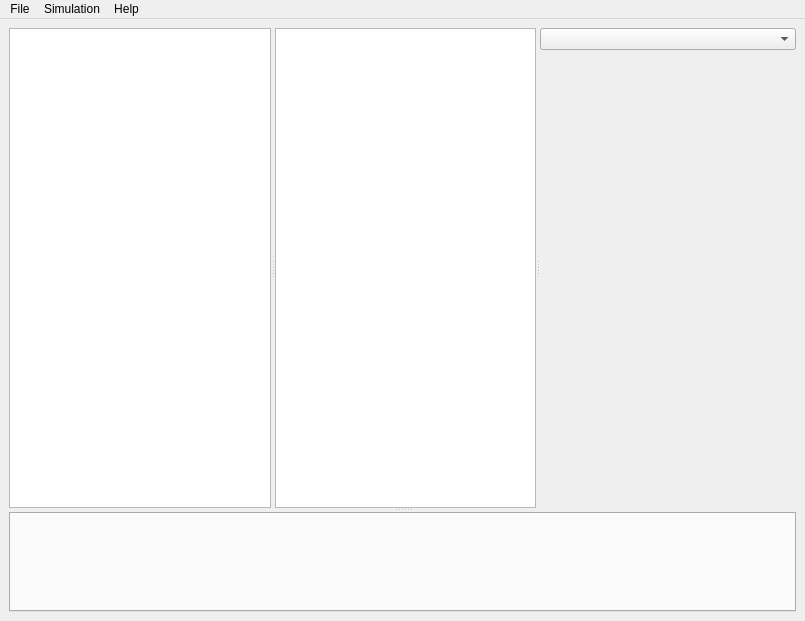
<?xml version="1.0" encoding="UTF-8"?>
<ui version="4.0">
 <class>MainWindow</class>
 <widget class="QMainWindow" name="MainWindow">
  <property name="geometry">
   <rect>
    <x>0</x>
    <y>0</y>
    <width>805</width>
    <height>621</height>
   </rect>
  </property>
  <property name="minimumSize">
   <size>
    <width>400</width>
    <height>450</height>
   </size>
  </property>
  <property name="windowTitle">
   <string>MainWindow</string>
  </property>
  <widget class="QWidget" name="centralwidget">
   <layout class="QVBoxLayout" name="verticalLayout">
    <item>
     <widget class="QSplitter" name="firstSplitter">
      <property name="orientation">
       <enum>Qt::Vertical</enum>
      </property>
      <widget class="QWidget" name="widget" native="true">
       <property name="sizePolicy">
        <sizepolicy hsizetype="Expanding" vsizetype="Expanding">
         <horstretch>0</horstretch>
         <verstretch>0</verstretch>
        </sizepolicy>
       </property>
       <property name="minimumSize">
        <size>
         <width>300</width>
         <height>0</height>
        </size>
       </property>
       <layout class="QVBoxLayout" name="verticalLayout_2">
        <item>
         <widget class="QSplitter" name="secondSplitter">
          <property name="orientation">
           <enum>Qt::Horizontal</enum>
          </property>
          <widget class="NodeTreeView" name="treeView">
           <property name="sizePolicy">
            <sizepolicy hsizetype="Expanding" vsizetype="Preferred">
             <horstretch>0</horstretch>
             <verstretch>0</verstretch>
            </sizepolicy>
           </property>
          </widget>
          <widget class="QGraphicsView" name="view">
           <property name="sizePolicy">
            <sizepolicy hsizetype="Expanding" vsizetype="Expanding">
             <horstretch>0</horstretch>
             <verstretch>0</verstretch>
            </sizepolicy>
           </property>
           <property name="minimumSize">
            <size>
             <width>0</width>
             <height>0</height>
            </size>
           </property>
          </widget>
          <widget class="QWidget" name="deviceInterfaceWidgets" native="true">
           <layout class="QVBoxLayout" name="verticalLayout_6">
            <item>
             <widget class="QComboBox" name="deviceInterfaceComboBox"/>
            </item>
            <item>
             <widget class="QWidget" name="deviceInterfaceComponents" native="true">
              <property name="sizePolicy">
               <sizepolicy hsizetype="Fixed" vsizetype="MinimumExpanding">
                <horstretch>0</horstretch>
                <verstretch>0</verstretch>
               </sizepolicy>
              </property>
              <property name="minimumSize">
               <size>
                <width>250</width>
                <height>250</height>
               </size>
              </property>
              <property name="maximumSize">
               <size>
                <width>250</width>
                <height>16777215</height>
               </size>
              </property>
             </widget>
            </item>
           </layout>
          </widget>
         </widget>
        </item>
       </layout>
      </widget>
      <widget class="QTabWidget" name="debugMessagesTabWidget">
       <property name="sizePolicy">
        <sizepolicy hsizetype="Expanding" vsizetype="MinimumExpanding">
         <horstretch>0</horstretch>
         <verstretch>0</verstretch>
        </sizepolicy>
       </property>
       <property name="minimumSize">
        <size>
         <width>0</width>
         <height>100</height>
        </size>
       </property>
       <property name="currentIndex">
        <number>-1</number>
       </property>
      </widget>
     </widget>
    </item>
   </layout>
  </widget>
  <widget class="QMenuBar" name="menubar">
   <property name="geometry">
    <rect>
     <x>0</x>
     <y>0</y>
     <width>805</width>
     <height>30</height>
    </rect>
   </property>
   <widget class="QMenu" name="menuFile">
    <property name="title">
     <string>File</string>
    </property>
    <widget class="QMenu" name="menuImportData">
     <property name="title">
      <string>Import Data</string>
     </property>
     <addaction name="actionImportScenario"/>
     <addaction name="actionImportShip"/>
     <addaction name="actionImportController"/>
     <addaction name="actionImportImage"/>
     <addaction name="actionImportObject"/>
    </widget>
    <widget class="QMenu" name="menuOpenFile">
     <property name="title">
      <string>Open File</string>
     </property>
     <addaction name="actionOpenScenario"/>
     <addaction name="actionOpenShip"/>
     <addaction name="actionOpenController"/>
     <addaction name="actionOpenImage"/>
     <addaction name="actionOpenObject"/>
    </widget>
    <addaction name="actionLoadScenario"/>
    <addaction name="separator"/>
    <addaction name="menuOpenFile"/>
    <addaction name="separator"/>
    <addaction name="actionImportPackage"/>
    <addaction name="menuImportData"/>
   </widget>
   <widget class="QMenu" name="menuSettings">
    <property name="title">
     <string>Simulation</string>
    </property>
    <addaction name="actionSimulationAutoRestart"/>
    <addaction name="actionFitAllOnStart"/>
   </widget>
   <widget class="QMenu" name="menuHelp">
    <property name="title">
     <string>Help</string>
    </property>
    <addaction name="actionHelpHandbook"/>
   </widget>
   <addaction name="menuFile"/>
   <addaction name="menuSettings"/>
   <addaction name="menuHelp"/>
  </widget>
  <action name="actionLoadScenario">
   <property name="text">
    <string>Load Scenario</string>
   </property>
  </action>
  <action name="actionImportScenario">
   <property name="text">
    <string>Scenario</string>
   </property>
  </action>
  <action name="actionImportShip">
   <property name="text">
    <string>Ship</string>
   </property>
  </action>
  <action name="actionImportController">
   <property name="text">
    <string>Controller</string>
   </property>
  </action>
  <action name="actionImportPackage">
   <property name="text">
    <string>Import Package</string>
   </property>
  </action>
  <action name="actionImportImage">
   <property name="text">
    <string>Image</string>
   </property>
  </action>
  <action name="actionOpenScenario">
   <property name="text">
    <string>Scenario</string>
   </property>
  </action>
  <action name="actionOpenShip">
   <property name="text">
    <string>Ship</string>
   </property>
  </action>
  <action name="actionOpenController">
   <property name="text">
    <string>Controller</string>
   </property>
  </action>
  <action name="actionOpenImage">
   <property name="text">
    <string>Image</string>
   </property>
  </action>
  <action name="actionOpenObject">
   <property name="text">
    <string>Object</string>
   </property>
  </action>
  <action name="actionImportObject">
   <property name="text">
    <string>Object</string>
   </property>
  </action>
  <action name="actionSimulationAutoRestart">
   <property name="checkable">
    <bool>true</bool>
   </property>
   <property name="text">
    <string>Auto Restart</string>
   </property>
  </action>
  <action name="actionFitAllOnStart">
   <property name="checkable">
    <bool>true</bool>
   </property>
   <property name="text">
    <string>Fit all on start</string>
   </property>
  </action>
  <action name="actionHelpHandbook">
   <property name="text">
    <string>Handbook</string>
   </property>
  </action>
 </widget>
 <customwidgets>
  <customwidget>
   <class>NodeTreeView</class>
   <extends>QTreeView</extends>
   <header>nodetreeview.h</header>
  </customwidget>
 </customwidgets>
 <resources/>
 <connections/>
</ui>
